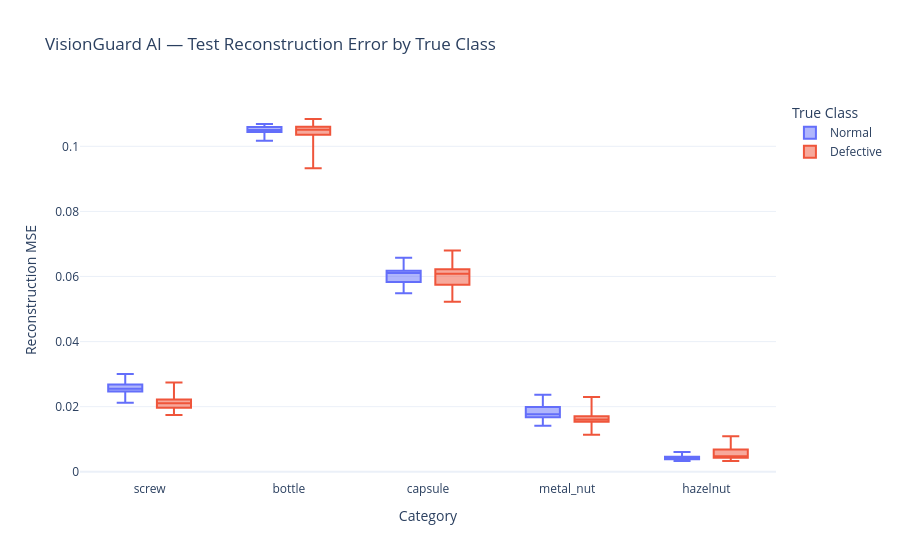

Write notebook code for a chart like this one.
### Markdown cell above
### Plot reconstruction-error distributions

### Code cell
fig = px.box(
    test_results_df,
    x="Category",
    y="Reconstruction Error",
    color="True Class",
    points=False,
    title="VisionGuard AI — Test Reconstruction Error by True Class",
    template="plotly_white",
)
fig.update_layout(yaxis_title="Reconstruction MSE")
save_plotly_figure(fig, "VisionGuard AI — Test Reconstruction Error by True Class")
fig.show()

### Figure 1 — Plotly figure (JSON) as saved in the notebook; plotly's stock layout.template omitted (floating-point values rounded to 4 significant figures; data arrays with more than 128 entries replaced by an {"elided": "..."} marker saying what was removed)
{"data": [{"alignmentgroup": "True", "boxpoints": false, "hovertemplate": "True Class=Normal<br>Category=%{x}<br>Reconstruction Error=%{y}<extra></extra>", "legendgroup": "Normal", "marker": {"color": "#636efa"}, "name": "Normal", "notched": false, "offsetgroup": "Normal", "orientation": "v", "showlegend": true, "type": "box", "x": {"elided": "146 str values"}, "x0": " ", "xaxis": "x", "y": {"elided": "146 float values"}, "y0": " ", "yaxis": "y"}, {"alignmentgroup": "True", "boxpoints": false, "hovertemplate": "True Class=Defective<br>Category=%{x}<br>Reconstruction Error=%{y}<extra></extra>", "legendgroup": "Defective", "marker": {"color": "#EF553B"}, "name": "Defective", "notched": false, "offsetgroup": "Defective", "orientation": "v", "showlegend": true, "type": "box", "x": {"elided": "454 str values"}, "x0": " ", "xaxis": "x", "y": {"elided": "454 float values"}, "y0": " ", "yaxis": "y"}], "layout": {"boxmode": "group", "legend": {"title": {"text": "True Class"}, "tracegroupgap": 0}, "title": {"text": "VisionGuard AI — Test Reconstruction Error by True Class"}, "xaxis": {"anchor": "y", "domain": [0, 1], "title": {"text": "Category"}}, "yaxis": {"anchor": "x", "domain": [0, 1], "title": {"text": "Reconstruction MSE"}}}}
